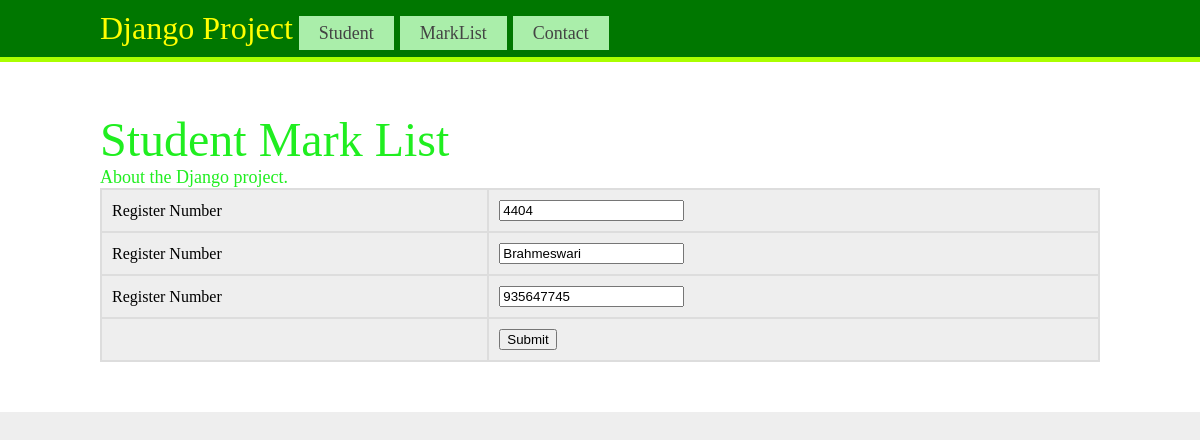
The page /Student_Edit/8 on the database its author committed.
### Student/models.py (models this page shows)
class Student(models.Model):
	StudId = models.CharField(max_length=5)
	StudName = models.CharField(max_length=20)
	StudPhone = models.CharField(max_length=10)

### Student/views.py (the view)
# urls.py: path('Student_Edit/<int:id>', views.Student_Update, name="StudentUpdate"),
def Student_Update(request, id):
    student = Student.objects.get(id=id)
    if request.method == "POST":
        form = StudentForm(request.POST, instance=student)
        if form.is_valid:
            form.save()
            return redirect("/Home")
    return render(request, 'Update.html', {'student':student})

### templates/Update.html (shortened to what this page needs)
<html>
<head>
</head>
<body>
	<div>
		{% include "Head.html" %}
	</div>
	<div class="Home01">
		<font size="7">Student Mark List</font><br>About the Django project.
		<table>
			<form method="POST">
			<tr><td>Register Number</td><td><input type="text" name="StudId" value='{{ student.StudId }}'></td></tr>
            <tr><td>Register Number</td><td><input type="text" name="StudName" value='{{ student.StudName }}'></td></tr>
            <tr><td>Register Number</td><td><input type="text" name="StudPhone" value='{{ student.StudPhone }}'></td></tr>
            <tr><td></td><td><input type="submit"></td></tr>
            </form>
		</table>
	</div>
</body>
</html>

### templates/Update.html (style rules this page uses)
body { margin:0; background: #eeeeee; }
.Home01 { background: #ffffff; padding: 50px 100px; color: #20ee20; font-size: 18px; }
table { width: 100%; background-color: #dddddd; }
td { background-color: #eeeeee; padding:10px; }

### templates/Head.html (style rules this page uses)
body { margin:0; background: #eeeeee; }

### rows shown on the page
Student: StudId "4404", StudName "Brahmeswari", StudPhone "935647745"
